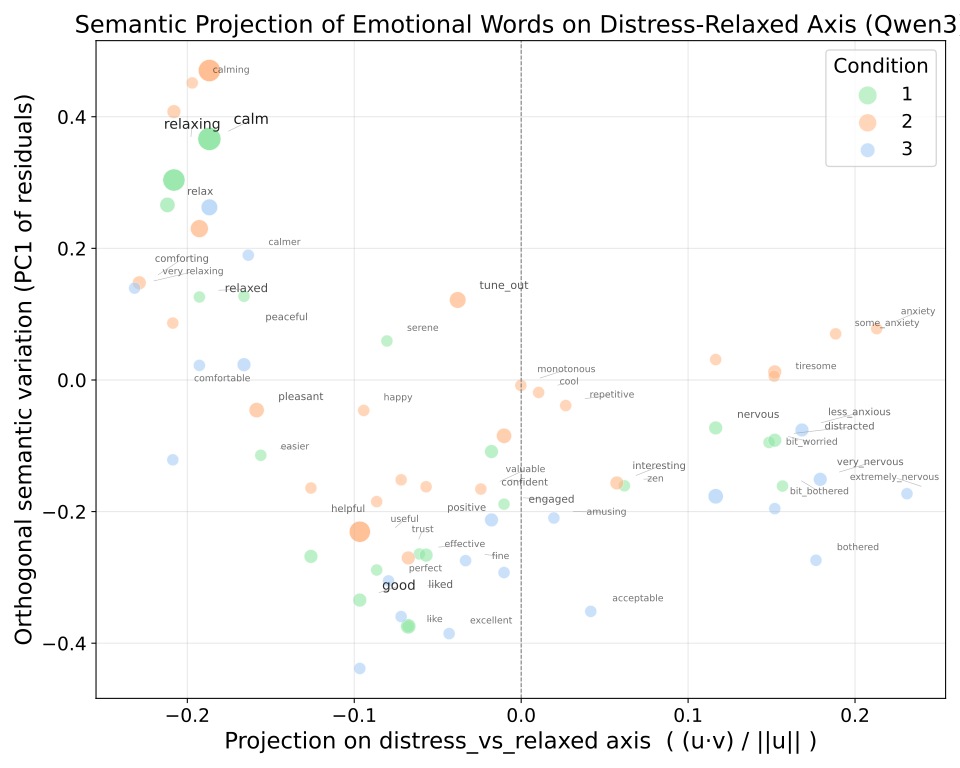

The Python source for this figure:
import ast
from pathlib import Path

import matplotlib.pyplot as plt
import numpy as np
import pandas as pd
from adjustText import adjust_text
from sentence_transformers import SentenceTransformer
from sklearn.decomposition import PCA


MODEL_ID = "Qwen/Qwen3-Embedding-0.6B"
BASE_DIR = Path(__file__).resolve().parent
PROJECT_DIR = BASE_DIR.parent.parent
DATA_DIR = PROJECT_DIR / "data"
OUTPUT_DIR = BASE_DIR
OUTPUT_DIR.mkdir(parents=True, exist_ok=True)


model = SentenceTransformer(MODEL_ID)


def encode_word(w: str) -> np.ndarray:
    if not isinstance(w, str):
        return model.encode(str(w))

    key = w.strip().lower()
    w = w.replace("_", " ")
    if key == "tune_out":
        w = "tune out"
    #elif key == "distracted":
    #    w = "positively distracted"
    elif key in {"bit_worried", "bit worried"}:
        w = "a bit worried"
    elif key in {"bit_bothered", "bit bothered"}:
        w = "a bit bothered"
   # elif key == "engaged":
   #     w = "positively engaged"
    elif key in {"like", "liked"}:
        w = "liked it"

    return model.encode(w)


def get_semantic_subspace(pos_words, neg_words, encode_fn):
    pos_vecs = np.vstack([encode_fn(w) for w in pos_words])
    neg_vecs = np.vstack([encode_fn(w) for w in neg_words])

    a_vec = pos_vecs.mean(axis=0)
    b_vec = neg_vecs.mean(axis=0)
    diff_mat = np.array([p - n for p in pos_vecs for n in neg_vecs])
    diff_vec = diff_mat.mean(axis=0)
    return a_vec, b_vec, diff_vec


distress_words = [
    "distressed", "danger", "apprehensive", "anguish", "torment", "agitated"
]
relaxed_words = [
    "relieved", "comforted", "security", "soothed", "reassured", "at ease"
]

a_vec, b_vec, distress_relaxed_axis = get_semantic_subspace(
    distress_words,
    relaxed_words,
    encode_word
)

axis_vec = distress_relaxed_axis
axis_norm = np.linalg.norm(axis_vec)

probe_words = [
    "worried",
    "little worried",
    "a little worried",
    "slightly worried",
    "a bit worried",
    "somewhat worried",
    "mildly worried",
    "anxious",
    "less anxious",
    "slightly anxious",
    "somewhat anxious",
    "a bit anxious",
    "some anxiety",
    "a little bothered",
    "very nervous",
    "extremely nervous",
    "calm",
    "relaxed",
    "engaged",
    "immersed",
    "distracted",
    "positively distracted"
]


def semantic_projection(word, axis_vec, axis_norm, encode_fn):
    v = encode_fn(word)
    if axis_norm == 0:
        return np.nan
    return float(axis_vec @ v / axis_norm)


print("\nProbe word projections on the distress-relaxed axis:")
for probe_word in probe_words:
    probe_score = semantic_projection(probe_word, axis_vec, axis_norm, encode_word)
    print(f"{probe_word:15s} {probe_score: .4f}")


def remove_not_words(cell):
    if isinstance(cell, list):
        return [w for w in cell if isinstance(w, str) and not w.startswith("not_")]
    if isinstance(cell, str):
        try:
            words = ast.literal_eval(cell)
            if isinstance(words, list):
                return [w for w in words if isinstance(w, str) and not w.startswith("not_")]
        except Exception:
            return []
    return []


def process_trial_single_axis(word_list, axis_vec, axis_norm, encode_fn):
    word_projs = []
    for w in word_list:
        if not isinstance(w, str):
            continue
        proj = semantic_projection(w, axis_vec, axis_norm, encode_fn)
        word_projs.append({"word": w, "projection": proj})

    if not word_projs:
        return {"word_projections": [], "mean_projection": np.nan}

    return {
        "word_projections": word_projs,
        "mean_projection": float(np.mean([wp["projection"] for wp in word_projs]))
    }


df = pd.read_csv(DATA_DIR / "emotion_words_checked.csv")
df_t = pd.read_csv(DATA_DIR / "Flow_current.csv")

df["ID"] = df["ID"].astype(str)
df_t["ID"] = df_t["ID"].astype(str)
df_t.columns = df_t.columns.str.strip()
condition_col = "Exp_Condition" if "Exp_Condition" in df_t.columns else "Exp_Condition "
merged = df.merge(df_t[["ID", condition_col]], on="ID", how="left")
merged["text"] = merged["text"].apply(remove_not_words)

word_level_rows = []
participant_level_rows = []

for _, row in merged.iterrows():
    participant_id = row["ID"]
    condition = row[condition_col]
    word_list = row["text"]

    if not word_list:
        continue

    result = process_trial_single_axis(word_list, axis_vec, axis_norm, encode_word)

    for wp in result["word_projections"]:
        word_level_rows.append({
            "Participant": participant_id,
            "condition": condition,
            "word": wp["word"],
            "projection_fear_vs_calm": wp["projection"]
        })

    participant_level_rows.append({
        "Participant": participant_id,
        "condition": condition,
        "mean_projection_fear_vs_calm": result["mean_projection"],
        "word_list": str(word_list)
    })


word_level_df = pd.DataFrame(word_level_rows).dropna(subset=["condition"])
participant_level_df = pd.DataFrame(participant_level_rows).dropna(subset=["condition"])
word_level_df.to_csv(OUTPUT_DIR / "semantic_projection_qwen_noinstruct.csv", index=False)
participant_level_df.to_csv(OUTPUT_DIR / "semantic_projection_qwen_noinstruct_mean.csv", index=False)


data_for_plot = merged.dropna(subset=[condition_col]).copy()

all_words = []
all_vecs = []
all_conditions = []
embedding_cache = {}

for _, row in data_for_plot.iterrows():
    condition = row[condition_col]
    word_list = row["text"]
    if not word_list:
        continue
    for w in word_list:
        if not isinstance(w, str):
            continue
        if w not in embedding_cache:
            embedding_cache[w] = encode_word(w)
        all_words.append(w)
        all_vecs.append(embedding_cache[w])
        all_conditions.append(condition)

if not all_vecs:
    raise ValueError("No words with embeddings found for plotting.")

all_vecs = np.vstack(all_vecs)
axis_unit = axis_vec / axis_norm
x_coord = (all_vecs @ axis_vec) / axis_norm
proj_along_unit = all_vecs @ axis_unit
residuals = all_vecs - np.outer(proj_along_unit, axis_unit)
y_coord = PCA(n_components=1).fit_transform(residuals).ravel()

plot_df = pd.DataFrame({
    "word": all_words,
    "condition": all_conditions,
    "x": x_coord,
    "y": y_coord
})

plot_df = (
    plot_df.groupby(["word", "condition"], as_index=False)
    .agg(
        x=("x", "mean"),
        y=("y", "mean"),
        frequency=("word", "size")
    )
)

freq_min = plot_df["frequency"].min()
freq_max = plot_df["frequency"].max()
if freq_max == freq_min:
    plot_df["point_size"] = 80
    plot_df["label_size"] = 8
    plot_df["alpha"] = 0.75
else:
    freq_scaled = (plot_df["frequency"] - freq_min) / (freq_max - freq_min)
    plot_df["point_size"] = 80 + 220 * freq_scaled
    plot_df["label_size"] = 7 + 4 * freq_scaled
    plot_df["alpha"] = 0.55 + 0.35 * freq_scaled

unique_conditions = sorted(plot_df["condition"].unique())
condition_angles = np.linspace(0, 2 * np.pi, num=len(unique_conditions), endpoint=False)
condition_offsets = {
    cond: (0.12 * np.cos(angle), 0.12 * np.sin(angle))
    for cond, angle in zip(unique_conditions, condition_angles)
}
cond_colors = {
    "1": "#8de5a1",
    "2": "#ffb482",
    "3": "#a1c9f4"
}
plot_df["x_plot"] = plot_df["x"]
plot_df["y_plot"] = plot_df.apply(lambda row: row["y"] + condition_offsets[row["condition"]][1], axis=1)
plot_df.to_csv(OUTPUT_DIR / "semantic_projection_qwen_noinstruct_plot_points.csv", index=False)

plt.figure(figsize=(10, 8))
for cond in unique_conditions:
    cond_df = plot_df[plot_df["condition"] == cond]
    plt.scatter(
        cond_df["x_plot"],
        cond_df["y_plot"],
        s=cond_df["point_size"],
        color=cond_colors.get(str(cond), "#999999"),
        alpha=cond_df["alpha"],
        label=str(cond),
        edgecolor="white",
        linewidth=0.4
    )

label_df = (
    plot_df.groupby("word", as_index=False)
    .agg(
        x_plot=("x_plot", "mean"),
        y_plot=("y_plot", "mean"),
        label_size=("label_size", "max"),
        alpha=("alpha", "max")
    )
)
label_df.to_csv(OUTPUT_DIR / "semantic_projection_qwen_noinstruct_plot_labels.csv", index=False)

texts = []
for _, row in label_df.iterrows():
    texts.append(
        plt.text(
            row["x_plot"] + 0.01,
            row["y_plot"] + 0.01,
            row["word"],
            fontsize=row["label_size"],
            alpha=row["alpha"]
        )
    )

adjust_text(
    texts,
    x=label_df["x_plot"].to_numpy(),
    y=label_df["y_plot"].to_numpy(),
    arrowprops=dict(arrowstyle="-", color="gray", lw=0.5, alpha=0.5),
    expand_points=(1.1, 1.2),
    expand_text=(1.05, 1.2)
)

plt.axvline(0, color="gray", linewidth=0.8, linestyle="--")
plt.title("Semantic Projection of Emotional Words on Distress-Relaxed Axis (Qwen3)", fontsize=18)
plt.xlabel("Projection on distress_vs_relaxed axis  ( (u·v) / ||u|| )", fontsize=17)
plt.ylabel("Orthogonal semantic variation (PC1 of residuals)", fontsize=17)
plt.xticks(fontsize=14)
plt.yticks(fontsize=14)
plt.legend(title="Condition", title_fontsize=15, fontsize=14)
plt.grid(True, alpha=0.3)
plt.tight_layout()
plt.savefig(OUTPUT_DIR / "semantic_projection_qwen_noinstruct.pdf", format="pdf")
plt.savefig(OUTPUT_DIR / "semantic_projection_qwen_noinstruct.svg", format="svg")
plt.show()
